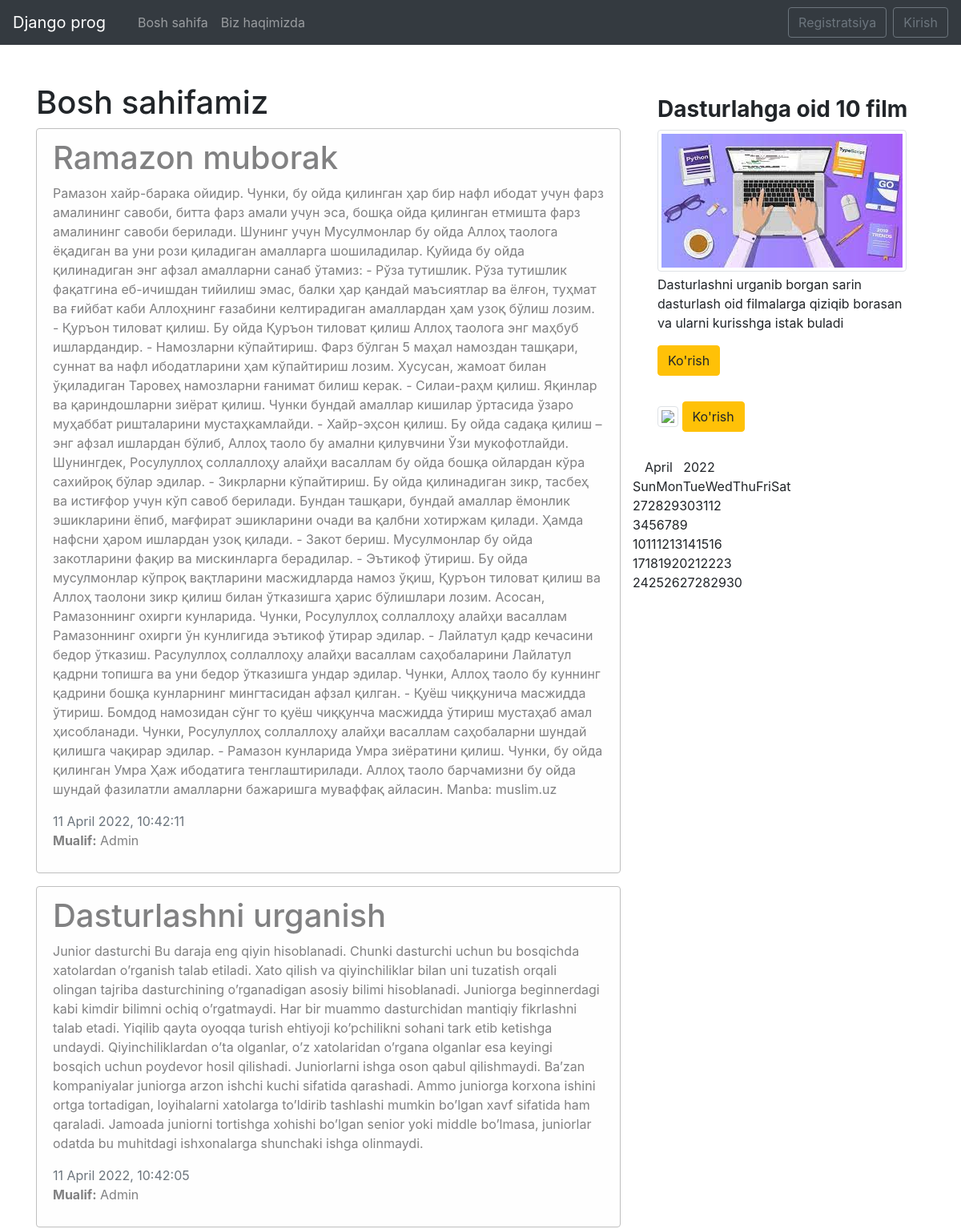
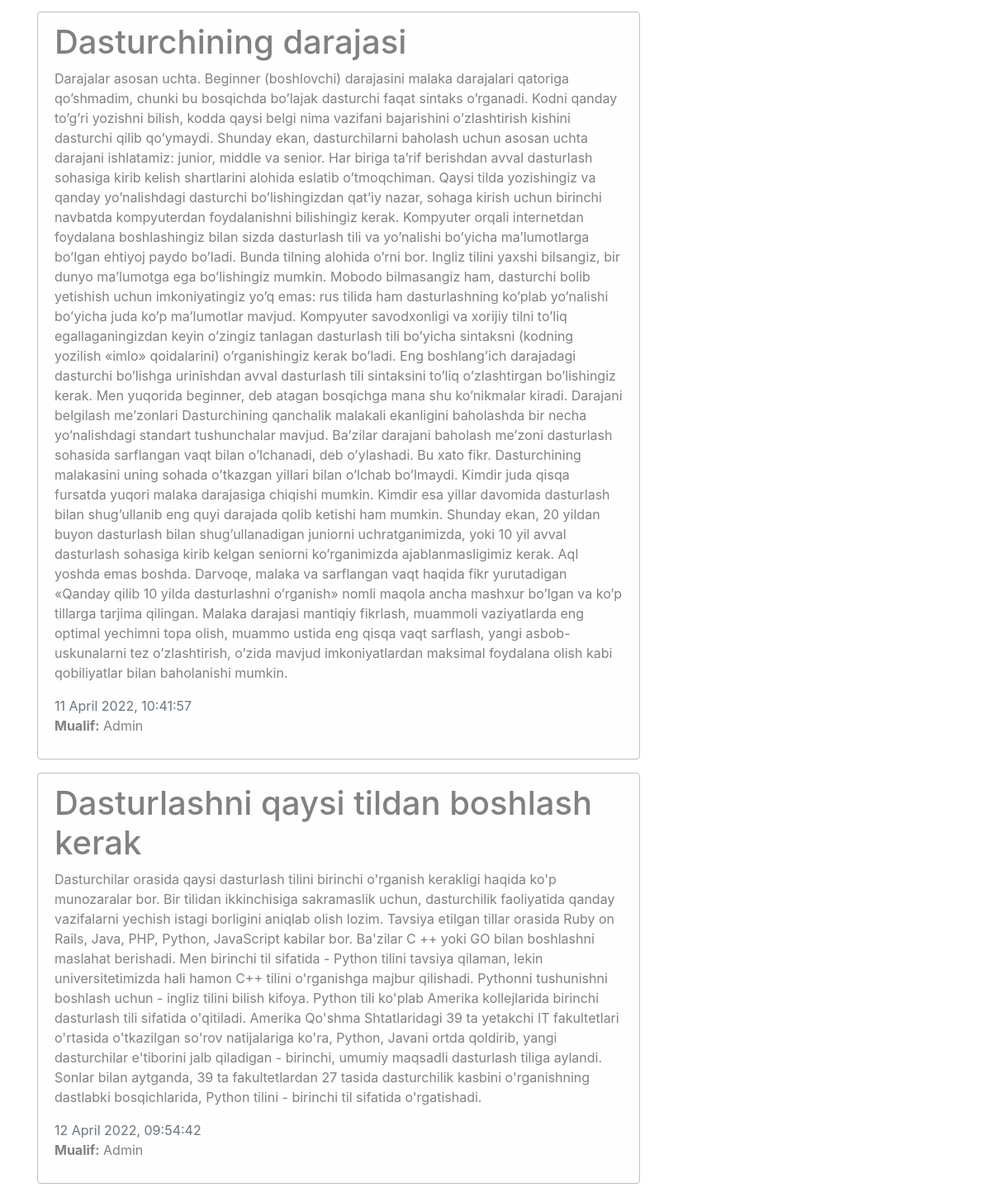
The page / on the database its author committed (2 pictures, top to bottom).
### blog/models.py (models this page shows, shortened)
class News(models.Model):
    title = models.CharField(max_length=100)
    text = models.TextField()
    date = models.DateTimeField(default=timezone.now)
    auth = models.ForeignKey(User, on_delete=models.CASCADE)

### blog/views.py (the view)
# urls.py: path('',views.home, name='blog-home'),
def home(request):
    date = {
        'news':News.objects.all(),
        'title':'Bosh sahifa'
    }
    return render(request, 'blog/home.html', date)

### blog/templates/blog/home.html (shortened to what this page needs)
{% extends 'blog/base.html' %}
{% block content %}
    <h1>Bosh sahifamiz</h1>
    {% for post in news %}
    <div class="alert alert-light">
        <h1>{{post.title}}</h1>
        <p>{{post.text}}</p>
        <span class='text-muted'>{{ post.date|date:"j F Y, H:i:s"}}</span>
        {% if post.avtor %}
        <p><b>Mualif:</b> <markdown>{{post.avtor}}</markdown>{{post.date}}</p>
        {% else %}
            <p><b>Mualif:</b> <markdown>Admin</markdown></p>
        {% endif %}
    </div>
    {% endfor %}
{% endblock %}
{% block aside_news_section %}
<h3><b>Dasturlahga oid 10 film</b></h3>
<imgclass="img-thumbnail mb-1" >
<p>Dasturlashni urganib borgan sarin dasturlash oid
  filmalarga qiziqib borasan va ularni kurisshga istak buladi
</p>
<a href="https://community.uzbekcoders.uz/post/dasturchilar-uchun-maxsus-filmlar-va-seriallar-10-taligi-5ece9de8063a7237b2607038" target="_blank">
  <button class="btn btn-warning">Ko'rish</button>
  {% endblock %}

### blog/static/blog/main.css (style rules this page uses)
body { background:fafafa; }
.alert-light { border-color:#bfbfbf }

### rows shown on the page
News: title "Ramazon muborak", text "Рамазон хайр-барака ойидир. Чунки, бу ойда қилинган ҳар бир нафл ибодат учун фарз амалининг савоби, битта фарз амали учун эса, бошқа ойда қилинган етмишта фарз амалининг савоби берилади. Шунинг учун Мусулмонлар бу ойда Аллоҳ таолога ёқадиган ва уни рози қиладиган амалларга шошиладилар. Қуйида бу ойда қилинадиган энг афзал амалларни санаб ўтамиз: - Рўза тутишлик. Рўза тутишлик фақатгина еб-ичишдан тийилиш эмас, балки ҳар қандай маъсиятлар ва ёлғон, туҳмат ва ғийбат каби Аллоҳнинг ғазабини келтирадиган амаллардан ҳам узоқ бўлиш лозим. - Қуръон тиловат қилиш. Бу ойда Қуръон тиловат қилиш Аллоҳ таолога энг маҳбуб ишлардандир. - Намозларни кўпайтириш. Фарз бўлган 5 маҳал намоздан ташқари, суннат…", date "11 April 2022, 10:42:11"
News: title "Dasturlashni urganish", text "Junior dasturchi Bu daraja eng qiyin hisoblanadi. Chunki dasturchi uchun bu bosqichda xatolardan o’rganish talab etiladi. Xato qilish va qiyinchiliklar bilan uni tuzatish orqali olingan tajriba dasturchining o’rganadigan asosiy bilimi hisoblanadi. Juniorga beginnerdagi kabi kimdir bilimni ochiq o’rgatmaydi. Har bir muammo dasturchidan mantiqiy fikrlashni talab etadi. Yiqilib qayta oyoqqa turish ehtiyoji ko’pchilikni sohani tark etib ketishga undaydi. Qiyinchiliklardan o’ta olganlar, o’z xatolaridan o’rgana olganlar esa keyingi bosqich uchun poydevor hosil qilishadi. Juniorlarni ishga oson qabul qilishmaydi. Ba’zan kompaniyalar juniorga arzon ishchi kuchi sifatida qarashadi. Ammo juniorga…", date "11 April 2022, 10:42:05"
News: title "Dasturchining darajasi", text "Darajalar asosan uchta. Beginner (boshlovchi) darajasini malaka darajalari qatoriga qo’shmadim, chunki bu bosqichda bo’lajak dasturchi faqat sintaks o’rganadi. Kodni qanday to’g’ri yozishni bilish, kodda qaysi belgi nima vazifani bajarishini o’zlashtirish kishini dasturchi qilib qo’ymaydi. Shunday ekan, dasturchilarni baholash uchun asosan uchta darajani ishlatamiz: junior, middle va senior. Har biriga ta’rif berishdan avval dasturlash sohasiga kirib kelish shartlarini alohida eslatib o’tmoqchiman. Qaysi tilda yozishingiz va qanday yo’nalishdagi dasturchi bo’lishingizdan qat’iy nazar, sohaga kirish uchun birinchi navbatda kompyuterdan foydalanishni bilishingiz kerak. Kompyuter orqali…", date "11 April 2022, 10:41:57"
News: title "Dasturlashni qaysi tildan boshlash kerak", text "Dasturchilar orasida qaysi dasturlash tilini birinchi o'rganish kerakligi haqida ko'p munozaralar bor. Bir tilidan ikkinchisiga sakramaslik uchun, dasturchilik faoliyatida qanday vazifalarni yechish istagi borligini aniqlab olish lozim. Tavsiya etilgan tillar orasida Ruby on Rails, Java, PHP, Python, JavaScript kabilar bor. Ba'zilar C ++ yoki GO bilan boshlashni maslahat berishadi. Men birinchi til sifatida - Python tilini tavsiya qilaman, lekin universitetimizda hali hamon C++ tilini o'rganishga majbur qilishadi. Pythonni tushunishni boshlash uchun - ingliz tilini bilish kifoya. Python tili ko'plab Amerika kollejlarida birinchi dasturlash tili sifatida o'qitiladi. Amerika Qo'shma…", date "12 April 2022, 09:54:42"
